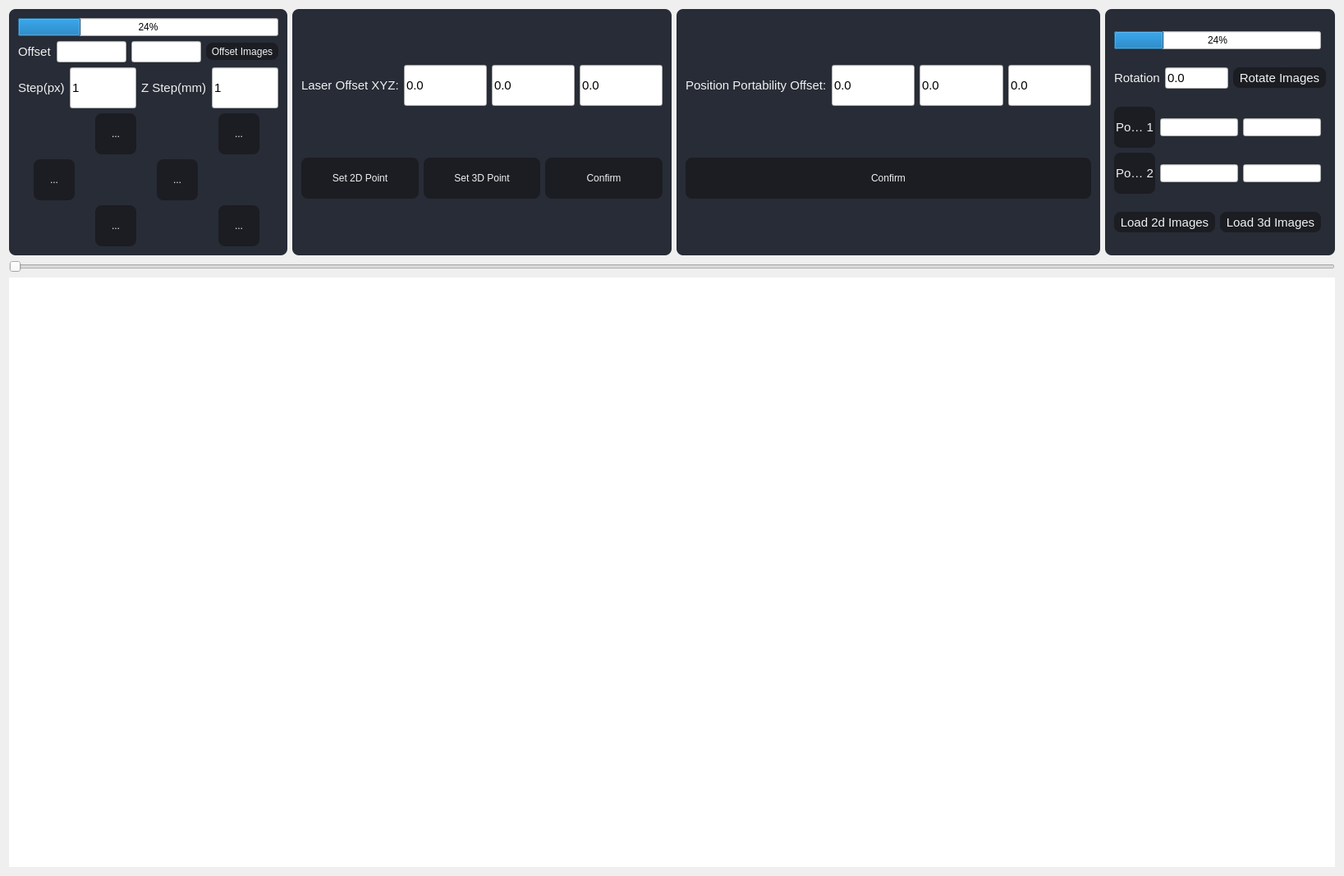
<?xml version="1.0" encoding="UTF-8"?>
<ui version="4.0">
 <class>Guided_2D3D_AlignmentTabClass</class>
 <widget class="QWidget" name="Guided_2D3D_AlignmentTabClass">
  <property name="geometry">
   <rect>
    <x>0</x>
    <y>0</y>
    <width>1637</width>
    <height>1067</height>
   </rect>
  </property>
  <property name="windowTitle">
   <string>Guided_2D3D_AlignmentTab</string>
  </property>
  <property name="styleSheet">
   <string notr="true">QToolButton {
  background-color:  rgb(27, 29, 35);
  color: #F0F0F0;
  border-radius: 8px;
  margin: 0px;
  padding: 2px;
}

QToolButton:checked {
  margin: 1px;
  background-color:  rgb(27, 29, 35);
  border: 1px solid #FFE723;
}

QToolButton:checked:disabled {
  border: 1px solid #CFBB1C;
}

QToolButton:pressed {
   margin: 1px;
   border: 1px solid #FFE723;
}

QToolButton:disabled {
	color: #6e6e6e;
	background-color: #444444;
	border: 2px solid #444444;
}

QToolButton:disabled:hover {
  border: 1px solid #32414B;
}

QToolButton:hover {
 background-color: #21252B;
}

QFrame#frameStep {
 background-color: rgb(39, 44, 54);
 border-radius: 8px;
}


QFrame#frameLaserOffset {
 background-color: rgb(39, 44, 54);
 border-radius: 8px;
}

QFrame#framePortabilityOffset {
 background-color: rgb(39, 44, 54);
 border-radius: 8px;
}

QFrame#frame_rotateImages{
 background-color: rgb(39, 44, 54);
 border-radius: 8px;
}


QLabel{
 color: #F0F0F0;
}
</string>
  </property>
  <layout class="QGridLayout" name="gridLayout_8">
   <item row="0" column="3">
    <widget class="QFrame" name="frame_rotateImages">
     <property name="frameShape">
      <enum>QFrame::StyledPanel</enum>
     </property>
     <property name="frameShadow">
      <enum>QFrame::Raised</enum>
     </property>
     <layout class="QGridLayout" name="gridLayout">
      <item row="2" column="0">
       <layout class="QGridLayout" name="gridLayout_2">
        <item row="0" column="1">
         <widget class="QLineEdit" name="lineEdit_point1_x">
          <property name="readOnly">
           <bool>true</bool>
          </property>
         </widget>
        </item>
        <item row="0" column="2">
         <widget class="QLineEdit" name="lineEdit_point1_y">
          <property name="readOnly">
           <bool>true</bool>
          </property>
         </widget>
        </item>
        <item row="0" column="0">
         <widget class="QToolButton" name="toolButton_point1">
          <property name="sizePolicy">
           <sizepolicy hsizetype="Preferred" vsizetype="Fixed">
            <horstretch>0</horstretch>
            <verstretch>0</verstretch>
           </sizepolicy>
          </property>
          <property name="minimumSize">
           <size>
            <width>50</width>
            <height>50</height>
           </size>
          </property>
          <property name="font">
           <font>
            <pointsize>11</pointsize>
           </font>
          </property>
          <property name="text">
           <string>Point 1</string>
          </property>
          <property name="icon">
           <iconset resource="VisionApp.qrc">
            <normaloff>:/24x24/Icon/24x24/cil-plus.png</normaloff>:/24x24/Icon/24x24/cil-plus.png</iconset>
          </property>
          <property name="iconSize">
           <size>
            <width>30</width>
            <height>30</height>
           </size>
          </property>
          <property name="checkable">
           <bool>true</bool>
          </property>
          <property name="toolButtonStyle">
           <enum>Qt::ToolButtonTextBesideIcon</enum>
          </property>
         </widget>
        </item>
        <item row="1" column="0">
         <widget class="QToolButton" name="toolButton_point2">
          <property name="sizePolicy">
           <sizepolicy hsizetype="Preferred" vsizetype="Fixed">
            <horstretch>0</horstretch>
            <verstretch>0</verstretch>
           </sizepolicy>
          </property>
          <property name="minimumSize">
           <size>
            <width>50</width>
            <height>50</height>
           </size>
          </property>
          <property name="font">
           <font>
            <pointsize>11</pointsize>
           </font>
          </property>
          <property name="text">
           <string>Point 2</string>
          </property>
          <property name="icon">
           <iconset resource="VisionApp.qrc">
            <normaloff>:/24x24/Icon/24x24/cil-plus.png</normaloff>:/24x24/Icon/24x24/cil-plus.png</iconset>
          </property>
          <property name="iconSize">
           <size>
            <width>30</width>
            <height>30</height>
           </size>
          </property>
          <property name="checkable">
           <bool>true</bool>
          </property>
          <property name="toolButtonStyle">
           <enum>Qt::ToolButtonTextBesideIcon</enum>
          </property>
         </widget>
        </item>
        <item row="1" column="1">
         <widget class="QLineEdit" name="lineEdit_point2_x">
          <property name="readOnly">
           <bool>true</bool>
          </property>
         </widget>
        </item>
        <item row="1" column="2">
         <widget class="QLineEdit" name="lineEdit_point2_y">
          <property name="readOnly">
           <bool>true</bool>
          </property>
         </widget>
        </item>
       </layout>
      </item>
      <item row="1" column="0" colspan="2">
       <layout class="QHBoxLayout" name="horizontalLayout">
        <item>
         <widget class="QLabel" name="label_rotation">
          <property name="font">
           <font>
            <pointsize>11</pointsize>
           </font>
          </property>
          <property name="text">
           <string>Rotation</string>
          </property>
         </widget>
        </item>
        <item>
         <widget class="QLineEdit" name="lineEdit_rotation">
          <property name="font">
           <font>
            <pointsize>11</pointsize>
           </font>
          </property>
          <property name="text">
           <string>0.0</string>
          </property>
          <property name="readOnly">
           <bool>true</bool>
          </property>
         </widget>
        </item>
        <item>
         <widget class="QToolButton" name="toolButton_rotateImages">
          <property name="font">
           <font>
            <pointsize>11</pointsize>
           </font>
          </property>
          <property name="text">
           <string>Rotate Images</string>
          </property>
          <property name="icon">
           <iconset resource="VisionApp.qrc">
            <normaloff>:/8Icon/Icon/icon8/icons8-refresh-60.png</normaloff>:/8Icon/Icon/icon8/icons8-refresh-60.png</iconset>
          </property>
          <property name="iconSize">
           <size>
            <width>50</width>
            <height>50</height>
           </size>
          </property>
          <property name="toolButtonStyle">
           <enum>Qt::ToolButtonTextBesideIcon</enum>
          </property>
         </widget>
        </item>
       </layout>
      </item>
      <item row="3" column="0">
       <layout class="QHBoxLayout" name="horizontalLayout_2">
        <item>
         <widget class="QToolButton" name="toolButton_load2dImage">
          <property name="font">
           <font>
            <pointsize>11</pointsize>
           </font>
          </property>
          <property name="text">
           <string>Load 2d Images</string>
          </property>
          <property name="icon">
           <iconset resource="VisionApp.qrc">
            <normaloff>:/8Icon/Icon/icon8/gallery.png</normaloff>:/8Icon/Icon/icon8/gallery.png</iconset>
          </property>
          <property name="iconSize">
           <size>
            <width>50</width>
            <height>50</height>
           </size>
          </property>
          <property name="toolButtonStyle">
           <enum>Qt::ToolButtonTextBesideIcon</enum>
          </property>
         </widget>
        </item>
        <item>
         <widget class="QToolButton" name="toolButton_load3dImage">
          <property name="font">
           <font>
            <pointsize>11</pointsize>
           </font>
          </property>
          <property name="text">
           <string>Load 3d Images</string>
          </property>
          <property name="icon">
           <iconset resource="VisionApp.qrc">
            <normaloff>:/8Icon/Icon/icon8/gallery.png</normaloff>:/8Icon/Icon/icon8/gallery.png</iconset>
          </property>
          <property name="iconSize">
           <size>
            <width>50</width>
            <height>50</height>
           </size>
          </property>
          <property name="toolButtonStyle">
           <enum>Qt::ToolButtonTextBesideIcon</enum>
          </property>
         </widget>
        </item>
       </layout>
      </item>
      <item row="0" column="0">
       <widget class="QProgressBar" name="progressBar_rotateImage">
        <property name="value">
         <number>24</number>
        </property>
       </widget>
      </item>
     </layout>
    </widget>
   </item>
   <item row="2" column="0" colspan="4">
    <layout class="QGridLayout" name="gridLayout_4">
     <item row="0" column="0">
      <widget class="QSlider" name="horizontalSlider_toggle2D3D">
       <property name="maximum">
        <number>100</number>
       </property>
       <property name="orientation">
        <enum>Qt::Horizontal</enum>
       </property>
      </widget>
     </item>
     <item row="1" column="0">
      <widget class="QMainGraphicsView" name="graphicsView_Aligner">
       <property name="sizePolicy">
        <sizepolicy hsizetype="Preferred" vsizetype="Expanding">
         <horstretch>0</horstretch>
         <verstretch>0</verstretch>
        </sizepolicy>
       </property>
       <property name="minimumSize">
        <size>
         <width>0</width>
         <height>0</height>
        </size>
       </property>
       <property name="frameShape">
        <enum>QFrame::NoFrame</enum>
       </property>
      </widget>
     </item>
    </layout>
   </item>
   <item row="0" column="0">
    <widget class="QFrame" name="frameStep">
     <property name="frameShape">
      <enum>QFrame::StyledPanel</enum>
     </property>
     <property name="frameShadow">
      <enum>QFrame::Raised</enum>
     </property>
     <layout class="QVBoxLayout" name="verticalLayout_2">
      <item>
       <widget class="QProgressBar" name="progressBar_offsetImage">
        <property name="value">
         <number>24</number>
        </property>
       </widget>
      </item>
      <item>
       <layout class="QHBoxLayout" name="horizontalLayout_4">
        <item>
         <widget class="QLabel" name="label">
          <property name="font">
           <font>
            <pointsize>11</pointsize>
           </font>
          </property>
          <property name="text">
           <string>Offset</string>
          </property>
         </widget>
        </item>
        <item>
         <widget class="QLineEdit" name="lineEdit_offsetX">
          <property name="font">
           <font>
            <pointsize>11</pointsize>
           </font>
          </property>
         </widget>
        </item>
        <item>
         <widget class="QLineEdit" name="lineEdit_offsetY">
          <property name="font">
           <font>
            <pointsize>11</pointsize>
           </font>
          </property>
         </widget>
        </item>
        <item>
         <widget class="QToolButton" name="toolButton_offsetImages">
          <property name="text">
           <string>Offset Images</string>
          </property>
          <property name="icon">
           <iconset resource="VisionApp.qrc">
            <normaloff>:/8Icon/Icon/icon8/icons8-move-100.png</normaloff>:/8Icon/Icon/icon8/icons8-move-100.png</iconset>
          </property>
          <property name="iconSize">
           <size>
            <width>50</width>
            <height>50</height>
           </size>
          </property>
          <property name="toolButtonStyle">
           <enum>Qt::ToolButtonTextBesideIcon</enum>
          </property>
         </widget>
        </item>
       </layout>
      </item>
      <item>
       <layout class="QHBoxLayout" name="horizontalLayout_3">
        <item>
         <widget class="QLabel" name="label_3">
          <property name="minimumSize">
           <size>
            <width>0</width>
            <height>50</height>
           </size>
          </property>
          <property name="font">
           <font>
            <pointsize>11</pointsize>
           </font>
          </property>
          <property name="text">
           <string>Step(px)</string>
          </property>
         </widget>
        </item>
        <item>
         <widget class="QLineEdit" name="lineEdit_stepMM_2">
          <property name="minimumSize">
           <size>
            <width>0</width>
            <height>50</height>
           </size>
          </property>
          <property name="font">
           <font>
            <pointsize>11</pointsize>
           </font>
          </property>
          <property name="text">
           <string>1</string>
          </property>
         </widget>
        </item>
        <item>
         <widget class="QLabel" name="label_4">
          <property name="font">
           <font>
            <pointsize>11</pointsize>
           </font>
          </property>
          <property name="text">
           <string>Z Step(mm)</string>
          </property>
         </widget>
        </item>
        <item>
         <widget class="QLineEdit" name="lineEdit_ZStepmm">
          <property name="minimumSize">
           <size>
            <width>0</width>
            <height>50</height>
           </size>
          </property>
          <property name="font">
           <font>
            <pointsize>11</pointsize>
           </font>
          </property>
          <property name="text">
           <string>1</string>
          </property>
         </widget>
        </item>
       </layout>
      </item>
      <item>
       <layout class="QGridLayout" name="gridLayout_3">
        <item row="1" column="2">
         <widget class="QToolButton" name="toolButton_jogRight_2">
          <property name="sizePolicy">
           <sizepolicy hsizetype="Fixed" vsizetype="Fixed">
            <horstretch>0</horstretch>
            <verstretch>0</verstretch>
           </sizepolicy>
          </property>
          <property name="minimumSize">
           <size>
            <width>50</width>
            <height>50</height>
           </size>
          </property>
          <property name="text">
           <string>...</string>
          </property>
          <property name="icon">
           <iconset resource="VisionApp.qrc">
            <normaloff>:/24x24/Icon/24x24/cil-arrow-circle-right.png</normaloff>:/24x24/Icon/24x24/cil-arrow-circle-right.png</iconset>
          </property>
         </widget>
        </item>
        <item row="0" column="1">
         <widget class="QToolButton" name="toolButton_jogFront_2">
          <property name="sizePolicy">
           <sizepolicy hsizetype="Fixed" vsizetype="Fixed">
            <horstretch>0</horstretch>
            <verstretch>0</verstretch>
           </sizepolicy>
          </property>
          <property name="minimumSize">
           <size>
            <width>50</width>
            <height>50</height>
           </size>
          </property>
          <property name="text">
           <string>...</string>
          </property>
          <property name="icon">
           <iconset resource="VisionApp.qrc">
            <normaloff>:/24x24/Icon/24x24/cil-arrow-circle-top.png</normaloff>:/24x24/Icon/24x24/cil-arrow-circle-top.png</iconset>
          </property>
         </widget>
        </item>
        <item row="1" column="0">
         <widget class="QToolButton" name="toolButton_jogLeft_2">
          <property name="sizePolicy">
           <sizepolicy hsizetype="Fixed" vsizetype="Fixed">
            <horstretch>0</horstretch>
            <verstretch>0</verstretch>
           </sizepolicy>
          </property>
          <property name="minimumSize">
           <size>
            <width>50</width>
            <height>50</height>
           </size>
          </property>
          <property name="text">
           <string>...</string>
          </property>
          <property name="icon">
           <iconset resource="VisionApp.qrc">
            <normaloff>:/24x24/Icon/24x24/cil-arrow-circle-left.png</normaloff>:/24x24/Icon/24x24/cil-arrow-circle-left.png</iconset>
          </property>
         </widget>
        </item>
        <item row="2" column="1">
         <widget class="QToolButton" name="toolButton_jogBack_2">
          <property name="sizePolicy">
           <sizepolicy hsizetype="Fixed" vsizetype="Fixed">
            <horstretch>0</horstretch>
            <verstretch>0</verstretch>
           </sizepolicy>
          </property>
          <property name="minimumSize">
           <size>
            <width>50</width>
            <height>50</height>
           </size>
          </property>
          <property name="text">
           <string>...</string>
          </property>
          <property name="icon">
           <iconset resource="VisionApp.qrc">
            <normaloff>:/24x24/Icon/24x24/cil-arrow-circle-bottom.png</normaloff>:/24x24/Icon/24x24/cil-arrow-circle-bottom.png</iconset>
          </property>
         </widget>
        </item>
        <item row="0" column="3">
         <widget class="QToolButton" name="toolButton_Z_up">
          <property name="minimumSize">
           <size>
            <width>50</width>
            <height>50</height>
           </size>
          </property>
          <property name="text">
           <string>...</string>
          </property>
          <property name="icon">
           <iconset resource="VisionApp.qrc">
            <normaloff>:/24x24/Icon/24x24/cil-arrow-top.png</normaloff>:/24x24/Icon/24x24/cil-arrow-top.png</iconset>
          </property>
         </widget>
        </item>
        <item row="2" column="3">
         <widget class="QToolButton" name="toolButton_Z_down">
          <property name="minimumSize">
           <size>
            <width>50</width>
            <height>50</height>
           </size>
          </property>
          <property name="text">
           <string>...</string>
          </property>
          <property name="icon">
           <iconset resource="VisionApp.qrc">
            <normaloff>:/24x24/Icon/24x24/cil-arrow-bottom.png</normaloff>:/24x24/Icon/24x24/cil-arrow-bottom.png</iconset>
          </property>
         </widget>
        </item>
       </layout>
      </item>
     </layout>
    </widget>
   </item>
   <item row="0" column="1">
    <widget class="QFrame" name="frameLaserOffset">
     <property name="frameShape">
      <enum>QFrame::StyledPanel</enum>
     </property>
     <property name="frameShadow">
      <enum>QFrame::Raised</enum>
     </property>
     <layout class="QGridLayout" name="gridLayout_5">
      <item row="0" column="0">
       <layout class="QGridLayout" name="gridLayout_6">
        <item row="0" column="3">
         <widget class="QLineEdit" name="lineEdit_z_2">
          <property name="minimumSize">
           <size>
            <width>0</width>
            <height>50</height>
           </size>
          </property>
          <property name="font">
           <font>
            <pointsize>11</pointsize>
           </font>
          </property>
          <property name="text">
           <string>0.0</string>
          </property>
          <property name="readOnly">
           <bool>true</bool>
          </property>
         </widget>
        </item>
        <item row="0" column="1">
         <widget class="QLineEdit" name="lineEdit_x_2">
          <property name="minimumSize">
           <size>
            <width>0</width>
            <height>50</height>
           </size>
          </property>
          <property name="font">
           <font>
            <pointsize>11</pointsize>
           </font>
          </property>
          <property name="text">
           <string>0.0</string>
          </property>
          <property name="readOnly">
           <bool>true</bool>
          </property>
         </widget>
        </item>
        <item row="0" column="2">
         <widget class="QLineEdit" name="lineEdit_y_2">
          <property name="minimumSize">
           <size>
            <width>0</width>
            <height>50</height>
           </size>
          </property>
          <property name="font">
           <font>
            <pointsize>11</pointsize>
           </font>
          </property>
          <property name="text">
           <string>0.0</string>
          </property>
          <property name="readOnly">
           <bool>true</bool>
          </property>
         </widget>
        </item>
        <item row="0" column="0">
         <widget class="QLabel" name="label_9">
          <property name="minimumSize">
           <size>
            <width>0</width>
            <height>50</height>
           </size>
          </property>
          <property name="font">
           <font>
            <pointsize>11</pointsize>
           </font>
          </property>
          <property name="text">
           <string>Laser Offset XYZ:</string>
          </property>
         </widget>
        </item>
       </layout>
      </item>
      <item row="1" column="0">
       <layout class="QGridLayout" name="gridLayout_7">
        <item row="0" column="1">
         <widget class="QToolButton" name="toolButton_add3dPoint">
          <property name="sizePolicy">
           <sizepolicy hsizetype="Preferred" vsizetype="Fixed">
            <horstretch>0</horstretch>
            <verstretch>0</verstretch>
           </sizepolicy>
          </property>
          <property name="minimumSize">
           <size>
            <width>50</width>
            <height>50</height>
           </size>
          </property>
          <property name="text">
           <string>Set 3D Point</string>
          </property>
          <property name="icon">
           <iconset resource="VisionApp.qrc">
            <normaloff>:/24x24/Icon/24x24/cil-medical-cross.png</normaloff>:/24x24/Icon/24x24/cil-medical-cross.png</iconset>
          </property>
          <property name="toolButtonStyle">
           <enum>Qt::ToolButtonTextBesideIcon</enum>
          </property>
         </widget>
        </item>
        <item row="0" column="0">
         <widget class="QToolButton" name="toolButton_add2dPoint">
          <property name="sizePolicy">
           <sizepolicy hsizetype="Preferred" vsizetype="Fixed">
            <horstretch>0</horstretch>
            <verstretch>0</verstretch>
           </sizepolicy>
          </property>
          <property name="minimumSize">
           <size>
            <width>50</width>
            <height>50</height>
           </size>
          </property>
          <property name="text">
           <string>Set 2D Point</string>
          </property>
          <property name="icon">
           <iconset resource="VisionApp.qrc">
            <normaloff>:/24x24/Icon/24x24/cil-medical-cross.png</normaloff>:/24x24/Icon/24x24/cil-medical-cross.png</iconset>
          </property>
          <property name="toolButtonStyle">
           <enum>Qt::ToolButtonTextBesideIcon</enum>
          </property>
         </widget>
        </item>
        <item row="0" column="2">
         <widget class="QToolButton" name="toolButton_confirm">
          <property name="sizePolicy">
           <sizepolicy hsizetype="Preferred" vsizetype="Fixed">
            <horstretch>0</horstretch>
            <verstretch>0</verstretch>
           </sizepolicy>
          </property>
          <property name="minimumSize">
           <size>
            <width>50</width>
            <height>50</height>
           </size>
          </property>
          <property name="text">
           <string>Confirm</string>
          </property>
          <property name="icon">
           <iconset resource="VisionApp.qrc">
            <normaloff>:/8Icon/Icon/icon8/checked.png</normaloff>:/8Icon/Icon/icon8/checked.png</iconset>
          </property>
          <property name="toolButtonStyle">
           <enum>Qt::ToolButtonTextBesideIcon</enum>
          </property>
         </widget>
        </item>
       </layout>
      </item>
     </layout>
    </widget>
   </item>
   <item row="0" column="2">
    <widget class="QFrame" name="framePortabilityOffset">
     <property name="frameShape">
      <enum>QFrame::StyledPanel</enum>
     </property>
     <property name="frameShadow">
      <enum>QFrame::Raised</enum>
     </property>
     <layout class="QGridLayout" name="gridLayout_9">
      <item row="0" column="0">
       <layout class="QHBoxLayout" name="horizontalLayout_5">
        <item>
         <widget class="QLabel" name="label_2">
          <property name="font">
           <font>
            <pointsize>11</pointsize>
           </font>
          </property>
          <property name="text">
           <string>Position Portability Offset:</string>
          </property>
         </widget>
        </item>
        <item>
         <widget class="QLineEdit" name="lineEdit_x_portability">
          <property name="minimumSize">
           <size>
            <width>0</width>
            <height>50</height>
           </size>
          </property>
          <property name="font">
           <font>
            <pointsize>11</pointsize>
           </font>
          </property>
          <property name="text">
           <string>0.0</string>
          </property>
          <property name="readOnly">
           <bool>true</bool>
          </property>
         </widget>
        </item>
        <item>
         <widget class="QLineEdit" name="lineEdit_y_portability">
          <property name="minimumSize">
           <size>
            <width>0</width>
            <height>50</height>
           </size>
          </property>
          <property name="font">
           <font>
            <pointsize>11</pointsize>
           </font>
          </property>
          <property name="text">
           <string>0.0</string>
          </property>
          <property name="readOnly">
           <bool>true</bool>
          </property>
         </widget>
        </item>
        <item>
         <widget class="QLineEdit" name="lineEdit_z_portability">
          <property name="minimumSize">
           <size>
            <width>0</width>
            <height>50</height>
           </size>
          </property>
          <property name="font">
           <font>
            <pointsize>11</pointsize>
           </font>
          </property>
          <property name="text">
           <string>0.0</string>
          </property>
          <property name="readOnly">
           <bool>true</bool>
          </property>
         </widget>
        </item>
       </layout>
      </item>
      <item row="1" column="0">
       <layout class="QHBoxLayout" name="horizontalLayout_6">
        <item>
         <widget class="QToolButton" name="toolButton_confirm_PortabilityOffset">
          <property name="sizePolicy">
           <sizepolicy hsizetype="Preferred" vsizetype="Fixed">
            <horstretch>0</horstretch>
            <verstretch>0</verstretch>
           </sizepolicy>
          </property>
          <property name="minimumSize">
           <size>
            <width>50</width>
            <height>50</height>
           </size>
          </property>
          <property name="text">
           <string>Confirm</string>
          </property>
          <property name="icon">
           <iconset resource="VisionApp.qrc">
            <normaloff>:/8Icon/Icon/icon8/checked.png</normaloff>:/8Icon/Icon/icon8/checked.png</iconset>
          </property>
          <property name="toolButtonStyle">
           <enum>Qt::ToolButtonTextBesideIcon</enum>
          </property>
         </widget>
        </item>
       </layout>
      </item>
     </layout>
    </widget>
   </item>
  </layout>
 </widget>
 <layoutdefault spacing="6" margin="11"/>
 <customwidgets>
  <customwidget>
   <class>QMainGraphicsView</class>
   <extends>QGraphicsView</extends>
   <header>../../common/qmaingraphicsview.h</header>
  </customwidget>
 </customwidgets>
 <resources>
  <include location="VisionApp.qrc"/>
 </resources>
 <connections/>
</ui>
